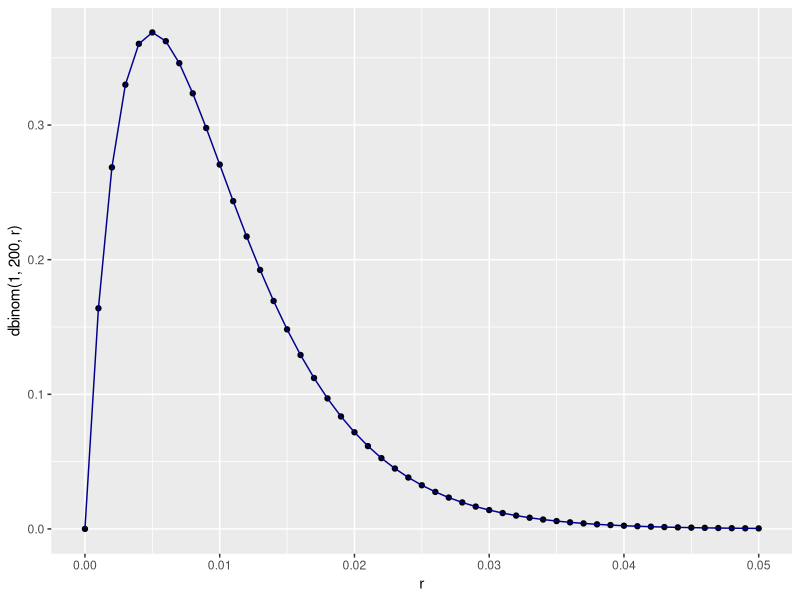

Recreate this plot in R.
## ---- chunk 1
knitr::opts_chunk$set(echo = TRUE)
## ---- chunk 2
#define function for P(E|H)
beta<-function(r){
  return(200*r*(1-r)^(199))
}
#possible values of r
r<-seq(from=0,to=5/100,by=0.1/100)
#for loop
p<-c()
for(i in 1:length(r)){
  p[i]<-print(beta(r[i]))
}
## ---- chunk 3
library(ggplot2)
r<-seq(from=0,to=5/100,by=0.1/100)
#density plot
dat<-data.frame(r,dbinom(1,200,r))
plot<-ggplot(dat,aes(r,dbinom(1,200,r)))+
  geom_point()+
  geom_line(col='darkblue')
plot
## ---- chunk 4
#lower bound (95% CI, two-tailed)
qbeta(0.025,2,200)
#upper bound (95% CI, two-tailed)
qbeta(0.975,2,200)
